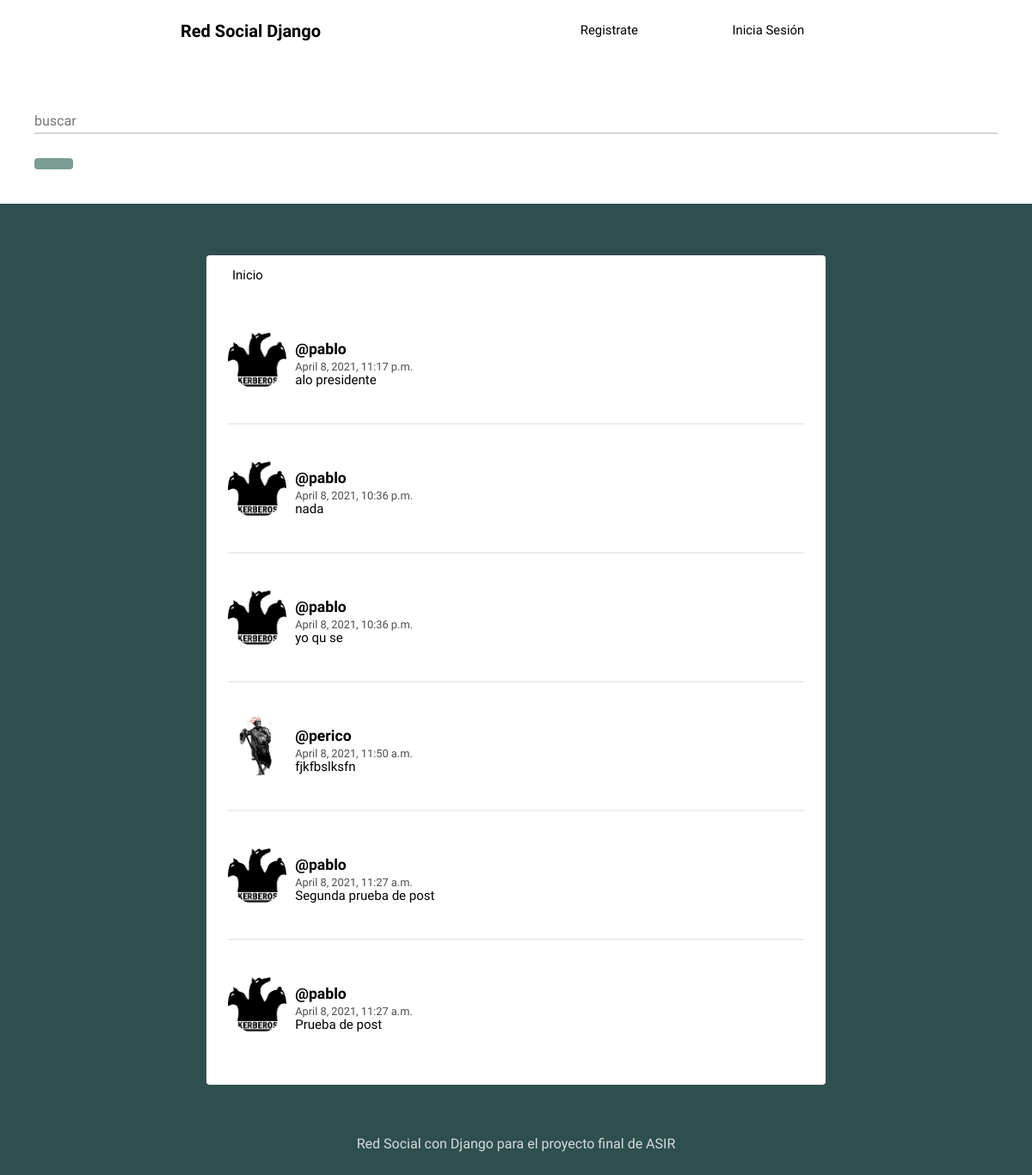
Before: / with the older database file.
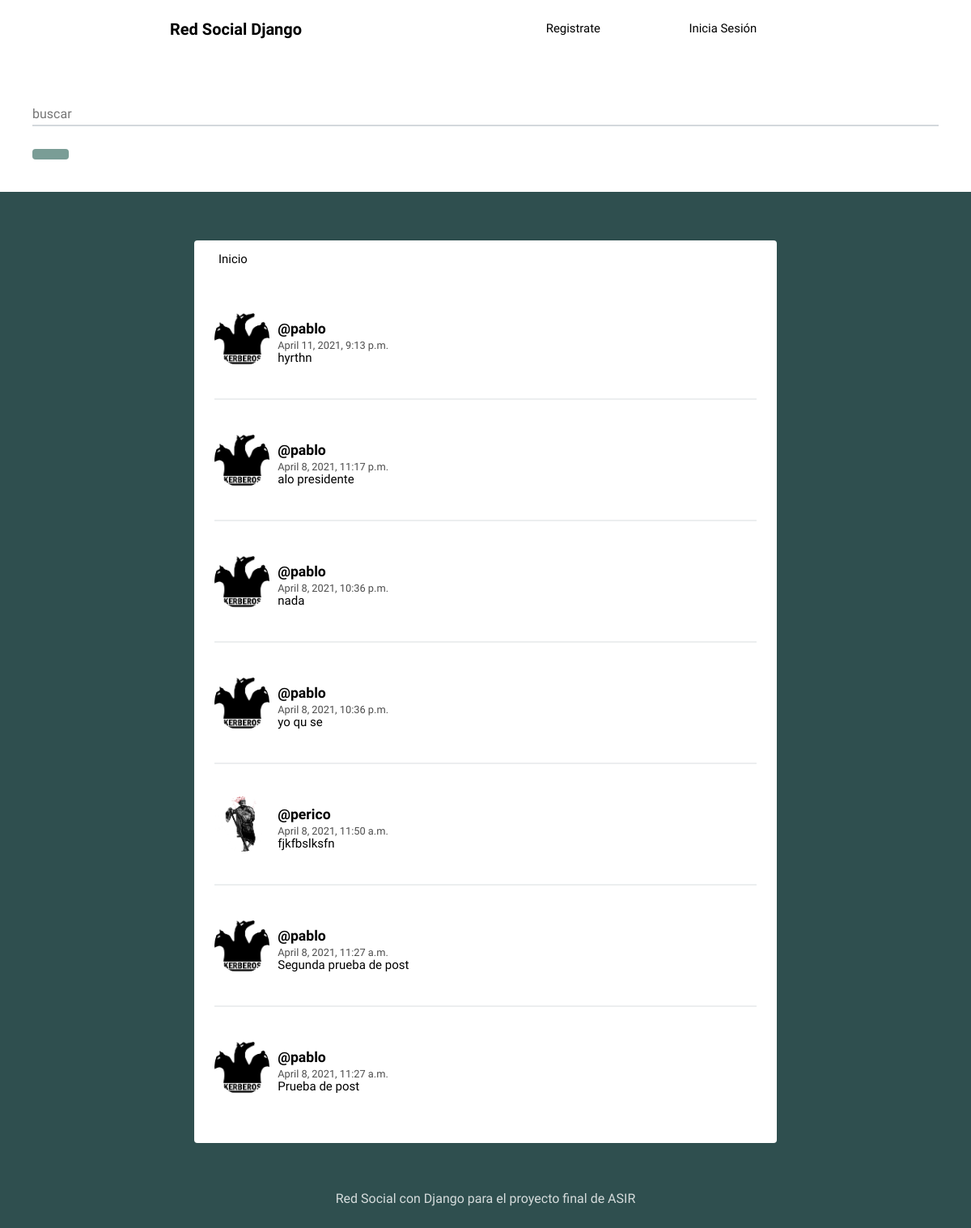
After: the same page with the newer database file.
### social/models.py (models this page shows, shortened)
class Post(models.Model):
	user = models.ForeignKey(User, on_delete=models.CASCADE, related_name='posts') #con el related name asociamos todos los posts que tiene un usuario, por asi decirlo es como añadir una fila post a la tabla de usuarios
	timestamp = models.DateTimeField(default=timezone.now) #fecha de creacion del post
	content = models.TextField()
	class Meta:
		ordering = ['-timestamp'] #Clase meta sirve para saber como se comporta la clase Post, con esto ordenamos Post, el - sirve àra que se cree en orden ascendente

class Profile(models.Model):
	user = models.OneToOneField(User, on_delete=models.CASCADE)#Conectaos esta fila a la tabla Usuarios de los modelos por defecto de django
	imagenes = models.ImageField(default='foto_perfil.png')

### social/views.py (the view)
# urls.py: path('', views.feed, name='feed'),
def feed(request):
	posts = Post.objects.all()
	context = {'posts': posts}
	return render(request, 'social/feed.html', context)

### social/templates/social/feed.html (shortened to what this page needs)
{% extends 'social/layout.html' %}
{% block content %}
{% for post in posts %}
<article>
    <div class="container-article">
        <img src="{{ post.user.profile.imagenes.url }}">
        <div>
            <h2 class="username"><a href="{% url 'profile' post.user.username %}">@{{ post.user.username }}</a></h2>
            <time data-time="#">{{ post.timestamp }}</time>
            <div class="post">{{ post.content }}</div>
        </div>
    </div>
</article>
{% endfor %}
{% endblock %}

### social/templates/social/layout.html (shortened to what this page needs)
<!DOCTYPE html>
{% load static %}
<html>
<head>
	<link rel="stylesheet" type="text/css" href="{% static 'normalize.css' %}">
	<link rel="stylesheet" type="text/css" href="{% static 'style.css' %}">
</head>
<body>
	<header class="main-head">
		<nav class="main">
			<h1 id="logo">Red Social Django</h1>
			<ul>
				{% if request.user.is_authenticated %}
				<li><a href="{% url 'logout' %}">Cerrar Sesión</a></li>
				{% else %}
				<li><a href="{% url 'registro' %}">Registrate</a></li>
				<li><a href="{% url 'login' %}">Inicia Sesión</a></li>
				{% endif %}
			</ul>
		</nav>
		<div class="container">
			<div class="row">
				<div class="col-md-12- search">
					<form method="get">
						<div id="custom-search-input">
							<div class="input-group col-md-12">
								<input type="text" class="form-control" placeholder="buscar" name="buscar">
								<span class="input-group-list">
									<button type="submit" class="boton btn-success"></button>
								</span>
							</div>
						</div>
					</form>
				</div>
			</div>
		</div>
	</header>
	<div class="main">
		<nav class="second-nav">
			<a class="feed" href="{% url 'feed' %}">Inicio</a>
		</nav>
		{% block content %}
		{% endblock content %}
	</div>
	<footer>
		<div class="row">
			<p>Red Social con Django para el proyecto final de ASIR</p>
		</div>
	</footer>
</body>
</html>

### social/static/style.css (style rules this page uses)
body { background: #2F4F4F; font-size: 62.5%; font-family: 'Varela Round', Helvetica, Arial, serif; }
p { font-size: 1rem; }
button { font-size: 1rem; color: white; padding: 0.4rem 1.4rem; border: none; background: #7A9D96; border-radius: 4px; cursor: pointer; }
img { object-fit: cover; }
.main-head { background: white; color: black; }
nav.main { min-height: 7vh; display: flex; width: 65%; margin: auto; align-items: center; padding: 0.5rem; }
nav.main ul { display: flex; flex: 1 1 40rem; justify-content: space-around; align-items: center; list-style: none; }
#logo { flex: 2 1 40rem; }
a { font-size: .93rem; text-decoration: none; color: black; }
.main { background: white; width: 60%; margin: 5% auto; border-radius: 4px; padding-bottom: 20px; }
.second-nav { display: flex; padding: 15px 30px; }
.second-nav .feed { flex: 1 1 30px; }
article { width: 93%; margin: auto; padding: 40px 0; border-bottom: 2px solid #ECEEEF; }
.username { margin-bottom: .2rem; }
.username a { font-size: 1.1rem; }
.container-article { display: flex; }
.container-article img { height: 68px; width: 68px; margin-right: 10px; border-radius: 50%; }
article:last-child { border-bottom: 0; }
time { font-size: .8rem; opacity: .7; }
.post { font-size: .94rem; }
form { margin: 0; padding: 40px; font-size: 1rem; }
input { width: 100%; border: 0; border-bottom: 2px solid #D3D8DC; outline: 0; background: #fff; padding: 20px 0 4px; margin: 0 0 20px; color: #777B7E; }
footer { color: white; text-align: center; font-size: .875em; margin: 40px 0; }
footer p { opacity: .8; }

Changed rows visible on the page:
added Post: user.profile.imagenes (picture), user.username "pablo", timestamp "April 11, 2021, 9:13 p.m.", content "hyrthn"
